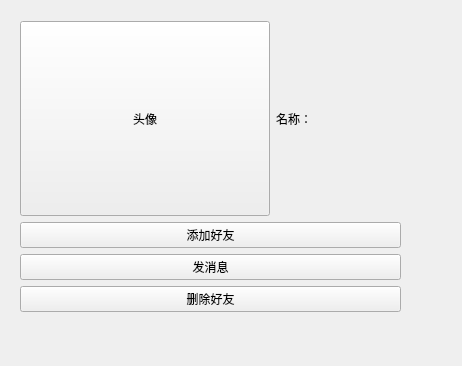
<?xml version="1.0" encoding="UTF-8"?>
<ui version="4.0">
 <class>Form</class>
 <widget class="QWidget" name="Form">
  <property name="geometry">
   <rect>
    <x>0</x>
    <y>0</y>
    <width>462</width>
    <height>366</height>
   </rect>
  </property>
  <property name="windowTitle">
   <string>Form</string>
  </property>
  <widget class="QWidget" name="layoutWidget">
   <property name="geometry">
    <rect>
     <x>20</x>
     <y>21</y>
     <width>381</width>
     <height>291</height>
    </rect>
   </property>
   <layout class="QVBoxLayout" name="verticalLayout_2" stretch="1,0">
    <item>
     <layout class="QHBoxLayout" name="horizontalLayout" stretch="2,1">
      <item>
       <widget class="QPushButton" name="Portrait">
        <property name="sizePolicy">
         <sizepolicy hsizetype="Expanding" vsizetype="Expanding">
          <horstretch>0</horstretch>
          <verstretch>0</verstretch>
         </sizepolicy>
        </property>
        <property name="text">
         <string>头像</string>
        </property>
        <property name="icon">
         <iconset resource="../resource/yaim.qrc">
          <normaloff>:/icon/yaim.png</normaloff>:/icon/yaim.png</iconset>
        </property>
       </widget>
      </item>
      <item>
       <widget class="QLabel" name="Label_Username">
        <property name="sizePolicy">
         <sizepolicy hsizetype="Expanding" vsizetype="Expanding">
          <horstretch>0</horstretch>
          <verstretch>0</verstretch>
         </sizepolicy>
        </property>
        <property name="text">
         <string>名称：</string>
        </property>
       </widget>
      </item>
     </layout>
    </item>
    <item>
     <layout class="QVBoxLayout" name="verticalLayout">
      <item>
       <widget class="QPushButton" name="Button_Add">
        <property name="sizePolicy">
         <sizepolicy hsizetype="Expanding" vsizetype="Expanding">
          <horstretch>0</horstretch>
          <verstretch>0</verstretch>
         </sizepolicy>
        </property>
        <property name="text">
         <string>添加好友</string>
        </property>
        <property name="icon">
         <iconset resource="../resource/yaim.qrc">
          <normaloff>:/icon/添加好友.png</normaloff>:/icon/添加好友.png</iconset>
        </property>
       </widget>
      </item>
      <item>
       <widget class="QPushButton" name="Button_Send">
        <property name="sizePolicy">
         <sizepolicy hsizetype="Expanding" vsizetype="Expanding">
          <horstretch>0</horstretch>
          <verstretch>0</verstretch>
         </sizepolicy>
        </property>
        <property name="text">
         <string>发消息</string>
        </property>
        <property name="icon">
         <iconset resource="../resource/yaim.qrc">
          <normaloff>:/icon/聊天.png</normaloff>:/icon/聊天.png</iconset>
        </property>
       </widget>
      </item>
      <item>
       <widget class="QPushButton" name="Button_Delete">
        <property name="sizePolicy">
         <sizepolicy hsizetype="Expanding" vsizetype="Expanding">
          <horstretch>0</horstretch>
          <verstretch>0</verstretch>
         </sizepolicy>
        </property>
        <property name="text">
         <string>删除好友</string>
        </property>
        <property name="icon">
         <iconset resource="../resource/yaim.qrc">
          <normaloff>:/icon/删除好友.png</normaloff>:/icon/删除好友.png</iconset>
        </property>
       </widget>
      </item>
     </layout>
    </item>
   </layout>
  </widget>
 </widget>
 <resources>
  <include location="../resource/yaim.qrc"/>
 </resources>
 <connections/>
</ui>
